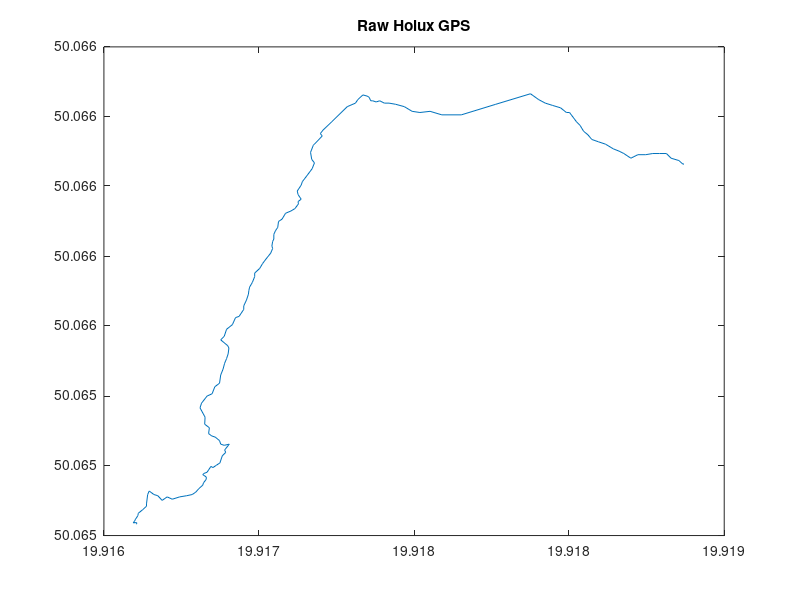
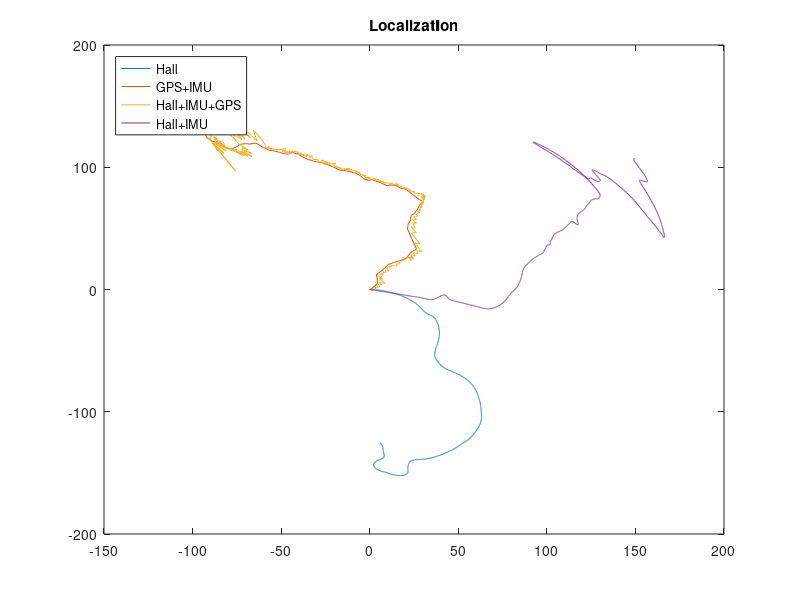

The MATLAB source for these figures, in order:
clear all
load data.mat

figure(1)
plot(longitude,latitude)
title('Raw Holux GPS')

figure(2)
plot(odom_wheel_x, odom_wheel_y)
hold on
plot(odometry_gps_x, odometry_gps_y)
plot(filtered_map_x, filtered_map_y)
plot(filtered_odom_x, filtered_odom_y)
title('Localization')
legend('Hall','GPS+IMU','Hall+IMU+GPS','Hall+IMU')
legend('Location','northwest')





